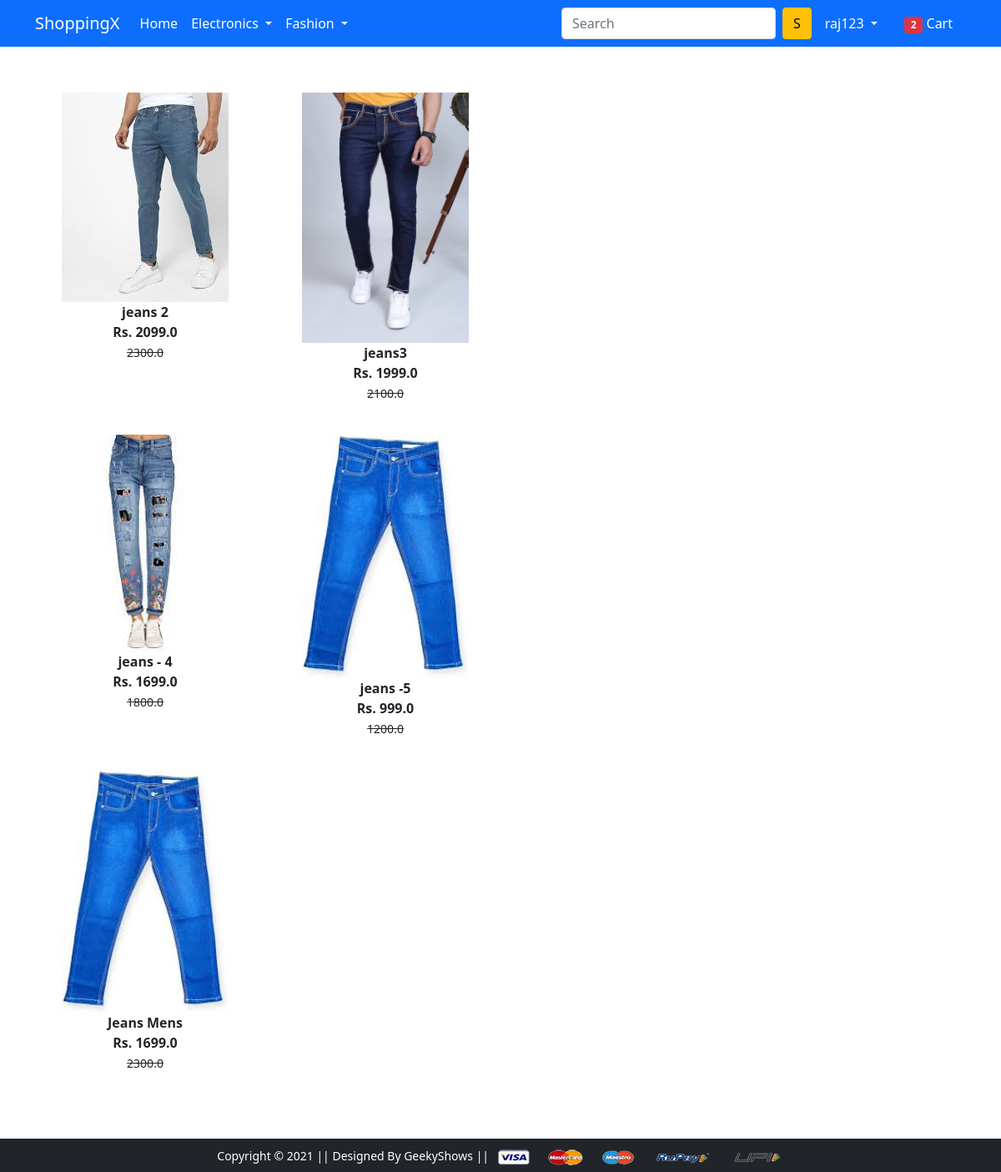
/bottomwear/ (signed in), run on the app's committed database.
### app/models.py (models this page shows, shortened)
class Product(models.Model):
    title = models.CharField(max_length=100)
    selling_price = models.FloatField()
    discount_price = models.FloatField()
    description = models.TextField()
    brand = models.CharField(max_length=100)
    category = models.CharField(choices=CATEGORY_CHOICES,max_length=2)
    product_image = models.ImageField(upload_to='productimg')

### app/views.py (the view)
# urls.py: path('bottomwear/',bottomwear_view,name='bottomwear'),
@login_required
def bottomwear_view(request):
  totalitems = len(Cart.objects.filter(user=request.user))
  bottomwear = Product.objects.filter(category='BW')
  return render(request,'app/bottomwear.html',{'bottomwear':bottomwear,'totalitems':totalitems})

### app/templates/app/bottomwear.html (shortened to what this page needs)
{% extends 'app/base.html' %}
{% load static %}
{% block main-content %}
<div class="container my-5">
  <div class="col-sm-8">
    <div class="row">
        {% for product in bottomwear %}
        <div class="col-sm-4 text-center mb-4 mx-3">
            <a href="{% url 'product-detail' product.id %}" class="btn"> <div class="item"> <img src="{{product.product_image.url}}" alt="" height="200" width="200" class="img-fluid"> <div class="fw-bold"> {{product.title}} </div><div class="fw-bold"> Rs. {{product.discount_price}}</div> <small class="fw-light text-decoration-line-through">{{product.selling_price}}</small>
        </div>
    </a>
    </div>
    {% endfor %}
   </div>
  </div>
 </div>
{% endblock main-content %}

### app/templates/app/base.html (shortened to what this page needs)
<!doctype html>
{% load static %}
<html lang="en">
  <head>
    <link href="https://cdn.jsdelivr.net/npm/bootstrap@5.0.0-beta1/dist/css/bootstrap.min.css" rel="stylesheet">
    <link rel="stylesheet" href="{% static 'app/css/owl.carousel.min.css' %}">
    <link rel="stylesheet" href="{% static 'app/css/all.min.css' %}">
    <link rel="stylesheet" href="{% static 'app/css/style.css' %}">
  </head>
  <body>
    <nav class="navbar navbar-expand-lg navbar-dark bg-primary">
     <div class="container">
       <a class="navbar-brand" href="/">ShoppingX</a>
       <div class="collapse navbar-collapse" id="navbarSupportedContent">
         <ul class="navbar-nav me-auto mb-2 mb-lg-0">
           <li class="nav-item">
             <a class="nav-link active" aria-current="page" href="/">Home</a>
           </li>
           <li class="nav-item dropdown">
             <a class="nav-link dropdown-toggle text-white" href="#" id="electronicsDropdown" role="button" data-bs-toggle="dropdown" aria-expanded="false">
               Electronics
             </a>
           </li>
           <li class="nav-item dropdown">
             <a class="nav-link dropdown-toggle text-white" href="#" id="fashionDropdown" role="button" data-bs-toggle="dropdown" aria-expanded="false">
               Fashion
             </a>
           </li>
         </ul>
         <form class="d-flex">
           <input class="form-control me-2" type="search" placeholder="Search" aria-label="Search">
           <button class="btn btn-warning" type="submit">S</button>
         </form>
         <div>
          <ul class="navbar-nav me-auto mb-2 mb-lg-0">
            {% if request.user.is_authenticated %}
           <li class="nav-item dropdown mx-2">
              <a class="nav-link dropdown-toggle text-white" href="#" id="profileDropdown" role="button" data-bs-toggle="dropdown" aria-expanded="false">
                {{request.user.username}}
              </a>
            </li>
            <li class="nav-item mx-2">
             <a href="{% url 'showcart' %}" class="nav-link text-white"><span class="badge bg-danger">{{totalitems}}</span> Cart </a>
            </li>
            {% endif %}
          </ul>
         </div>
       </div>
     </div>
    </nav>
    {% block main-content %} {% endblock main-content %}
    <footer class="container-fluid bg-dark text-center p-2 mt-5">
        <small class="text-white">Copyright &copy; 2021 || Designed By GeekyShows || </small>
        <img src="{% static 'app/images/payment.png' %}" alt="" srcset="" class="img-fluid" height="2px">
    </footer>
  </body>
</html>

### data on the page
Product: product_image (picture), title "jeans 2", discount_price "2099.0", selling_price "2300.0"
Product: product_image (picture), title "jeans3", discount_price "1999.0", selling_price "2100.0"
Product: product_image (picture), title "jeans - 4", discount_price "1699.0", selling_price "1800.0"
Product: product_image (picture), title "jeans -5", discount_price "999.0", selling_price "1200.0"
Product: product_image (picture), title "Jeans Mens", discount_price "1699.0", selling_price "2300.0"

### other printed values
{{ request.user.username }} "raj123"
{{ totalitems }} "2"
